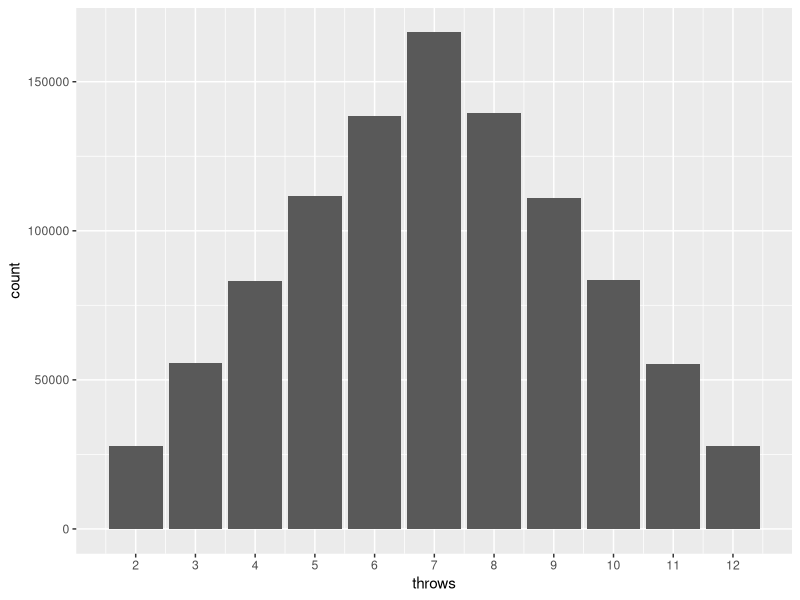

Write the R code that produced this figure.
## ---- chunk 1
knitr::opts_chunk$set(echo = TRUE)
library(tidyverse)
## ---- chunk 2

roll_one_die <- function() {
  sample(1:6,1,TRUE)
}

roll_two_dice <- function(n = 2) {
  sum(sample(1:6,n,TRUE))
}

map_int(1:10, ~ roll_two_dice())

x <- tibble(throws = map_int(rep(2, 10), roll_two_dice))

## ---- chunk 3
y = tibble(throws = map_int(rep(2, 1000000), roll_two_dice)) 

y %>%
  group_by(throws) %>%
  summarise(count = n()) %>%
  ggplot(aes(x = throws, y = count)) +
    geom_col() + 
    scale_x_continuous(breaks = 2:12)
